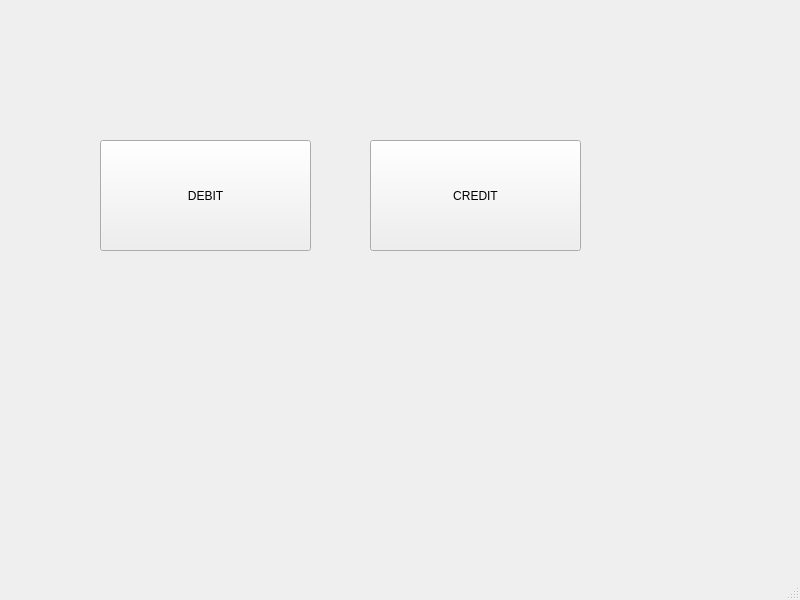
<?xml version="1.0" encoding="UTF-8"?>
<ui version="4.0">
 <class>debitcreditWindow</class>
 <widget class="QMainWindow" name="debitcreditWindow">
  <property name="geometry">
   <rect>
    <x>0</x>
    <y>0</y>
    <width>800</width>
    <height>600</height>
   </rect>
  </property>
  <property name="windowTitle">
   <string>debitcreditWindow</string>
  </property>
  <widget class="QWidget" name="centralwidget">
   <widget class="QPushButton" name="pushButton">
    <property name="geometry">
     <rect>
      <x>100</x>
      <y>140</y>
      <width>211</width>
      <height>111</height>
     </rect>
    </property>
    <property name="text">
     <string>DEBIT</string>
    </property>
   </widget>
   <widget class="QPushButton" name="pushButton_2">
    <property name="geometry">
     <rect>
      <x>370</x>
      <y>140</y>
      <width>211</width>
      <height>111</height>
     </rect>
    </property>
    <property name="text">
     <string>CREDIT</string>
    </property>
   </widget>
  </widget>
  <widget class="QMenuBar" name="menubar">
   <property name="geometry">
    <rect>
     <x>0</x>
     <y>0</y>
     <width>800</width>
     <height>22</height>
    </rect>
   </property>
  </widget>
  <widget class="QStatusBar" name="statusbar"/>
 </widget>
 <resources/>
 <connections/>
</ui>
